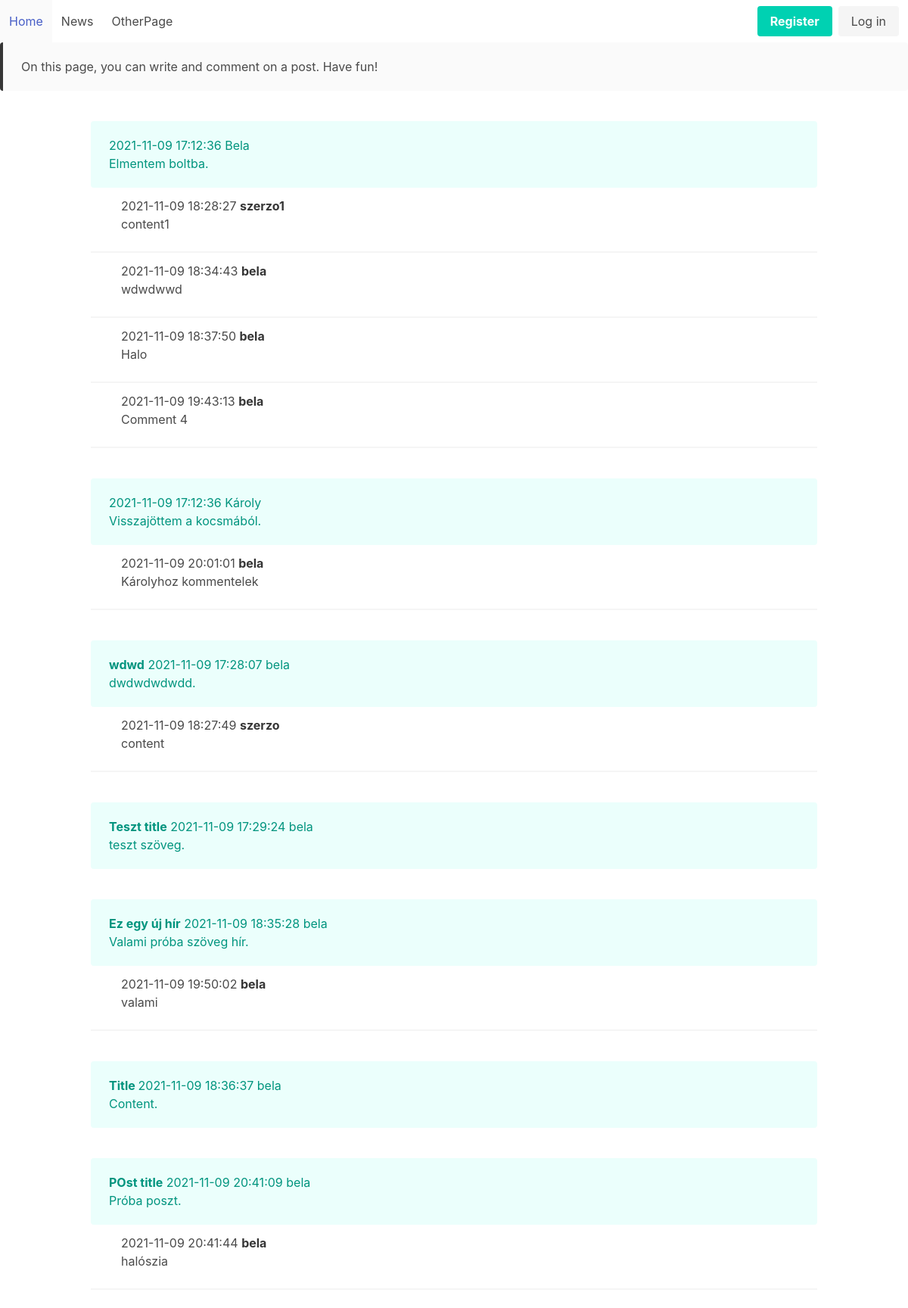
The app's page /?controller=news&action=home with its own data.
### tables this page shows
CREATE TABLE `posts` (
  `id` int(11) NOT NULL,
  `author` varchar(50) NOT NULL,
  `content` varchar(2048) NOT NULL,
  `title` varchar(50) NOT NULL,
  `date` timestamp NOT NULL DEFAULT current_timestamp()
);

CREATE TABLE `comments` (
  `id` int(11) NOT NULL,
  `date` timestamp NOT NULL DEFAULT current_timestamp(),
  `author` varchar(50) NOT NULL,
  `content` varchar(50) NOT NULL,
  `to` int(11) NOT NULL
);

### index.php (called while the page is built, shortened)
<?php
  if (isset($_GET['controller']) && isset($_GET['action'])) {
    $controller = $_GET['controller'];
    $action     = $_GET['action'];
  } else {
    $controller = 'pages';
    $action     = 'home';
  }
  require_once('views/layout.php');
?>

### controllers/newsController.php (called while the page is built, shortened)
<?php
  class NewsController {
    public function home() {
      $posts=Post::all();
      require_once('views/news/home.php');
    }
  }
?>

### models/post.php (called while the page is built, shortened)
<?php
  class Post {
    public function __construct($id, $author, $content, $title, $date) {
      $this->author  = $author;
      $this->content = $content;
      $this->title   = $title;
      $this ->date   = $date;
    }
    public static function all() {
      $list = [];
      $db = Db::getInstance();
      $req = $db->query('SELECT * FROM posts');
      foreach($req->fetchAll() as $post) {
        $list[] = new Post($post['id'], $post['author'], $post['content'], $post['title'], $post['date']);
      }
      return $list;
    }
  }
?>

### models/comment.php (called while the page is built, shortened)
<?php
  class Comment {
    public function __construct($id, $author, $content, $to, $date) {
      $this->author  = $author;
      $this->content = $content;
      $this ->date   = $date;
    }
    public static function find($to) {
      $db = Db::getInstance();
      $to = intval($to);
      $req = $db->prepare('SELECT * FROM `comments` WHERE `to` = :to');
      $req->execute(array('to' => $to));
      foreach($req->fetchAll() as $comment) {
        $list[] = new Comment($comment['id'], $comment['author'], $comment['content'], $comment['to'], $comment['date']);
      }
      if(isset($list[0]))
        return $list;
      else
        return null;
    }
  }
?>

### views/news/home.php (the view, shortened to what this page needs)
<article class="message is-dark">
  <div class="message-body">
  On this page, you can write and comment on a post. Have fun!</div>
</article>
    <div class="container is-max-desktop">
    <?php
    foreach($posts as $e){
    echo '<div style="margin-top:40px" class="notification is-primary is-light">
    <b>'.$e->title.'</b> <span>'.$e->date.'</span> <span>'.$e->author.'</span>
    <br>
    '.$e->content.'.
</div>
';
$comments=Comment::find($e->id);
if($comments!=null){
    foreach($comments as $comment){
        echo '<div class="columns" style="margin-left:40px">'.$comment->date. '&nbsp;<strong>'.$comment->author.'</strong></div><div class="columns" style="margin-left:40px">' .$comment->content.'</div><hr>';
    }
}
    }
    ?>
</div>

### views/layout.php (shortened to what this page needs)
<DOCTYPE html>
<html>
  <head>
  <link rel="stylesheet" href="https://cdn.jsdelivr.net/npm/bulma@0.9.3/css/bulma.min.css">
  </head>
  <body>
    <header>
    <div class="navbar-start">
      <a  href='?' class="navbar-item">
        Home
      </a>
      <a href='?controller=news&action=home' class="navbar-item">
        News
      </a>
      <a href='?controller=pages&action=otherPage' class="navbar-item">
        OtherPage
      </a>
      <?php
      if(isset($_SESSION['user'])){
        echo'<div class="navbar-end">
        <div class="navbar-item">
        <div class="navbar-item">Logged in as &nbsp;'.$_SESSION['last_name'].'&nbsp;'.$_SESSION['first_name'].'&nbsp;'.'<b>'.$_SESSION['user'].'</b></div>
          <div class="buttons">
            <a href="?controller=user&action=logout" class="button is-light">
              Log out
            </a>
          </div>
        </div>
      </div>';
      }else{
        echo '<div class="navbar-end">
        <div class="navbar-item">
          <div class="buttons">
            <a href="?controller=pages&action=register" class="button is-primary">
              <strong>Register</strong>
            </a>
            <a href="?controller=pages&action=login" class="button is-light">
              Log in
            </a>
          </div>
        </div>
      </div>';
      }
      ?>
    </div>
    </header>
    <?php require_once('routes.php'); ?>
  <body>
<html>

### routes.php (shortened to what this page needs)
<?php
  function call($controller, $action) {
    switch($controller) {
      case 'news':
        $controller= new NewsController();
        require_once('models/post.php');
        require_once('models/comment.php');
        break;
    }
    $controller->{ $action }();
  }
  $controllers = array('pages' => ['home', 'error','otherPage','login', 'register', 'authDone'],
                       'posts' => ['index', 'show',],
                       'news' => ['home', 'createNews','createComment'],
                       'user'=>['login','logout','register']);
  if (array_key_exists($controller, $controllers)) {
    if (in_array($action, $controllers[$controller])) {
      call($controller, $action);
    } else {
      call('pages', 'error');
    }
  } else {
    call('pages', 'error');
  }
?>

### records on screen
posts: date "2021-11-09 17:12:36", author "Bela", content "Elmentem boltba"
comments: date "2021-11-09 18:28:27", author "szerzo1", content "content1"
comments: date "2021-11-09 18:34:43", author "bela", content "wdwdwwd"
comments: date "2021-11-09 18:37:50", author "bela", content "Halo"
comments: date "2021-11-09 19:43:13", author "bela", content "Comment 4"
posts: date "2021-11-09 17:12:36", author "Károly", content "Visszajöttem a kocsmából"
comments: date "2021-11-09 20:01:01", author "bela", content "Károlyhoz kommentelek"
posts: title "wdwd", date "2021-11-09 17:28:07", author "bela", content "dwdwdwdwdd"
comments: date "2021-11-09 18:27:49", author "szerzo", content "content"
posts: title "Teszt title", date "2021-11-09 17:29:24", author "bela", content "teszt szöveg"
posts: title "Ez egy új hír", date "2021-11-09 18:35:28", author "bela", content "Valami próba szöveg hír"
comments: date "2021-11-09 19:50:02", author "bela", content "valami"
posts: title "Title", date "2021-11-09 18:36:37", author "bela", content "Content"
posts: title "POst title", date "2021-11-09 20:41:09", author "bela", content "Próba poszt"
comments: date "2021-11-09 20:41:44", author "bela", content "halószia"
